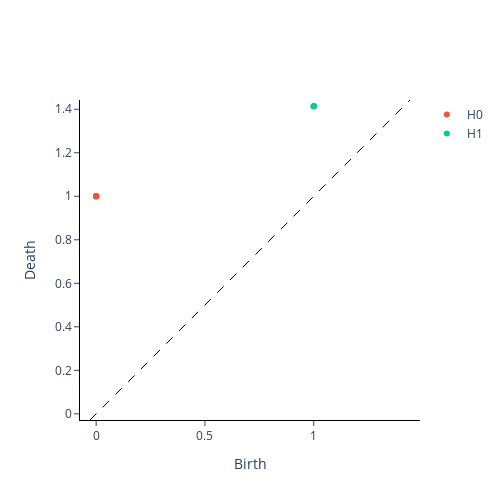
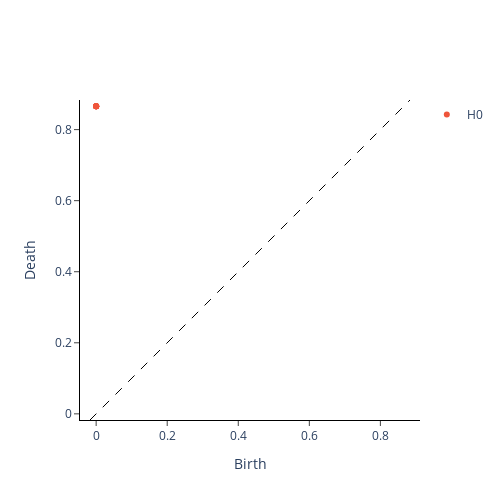
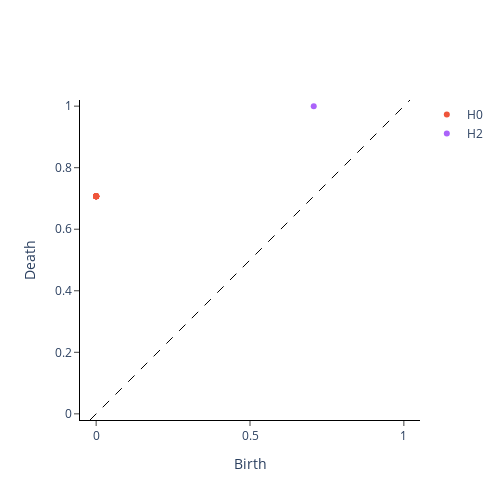
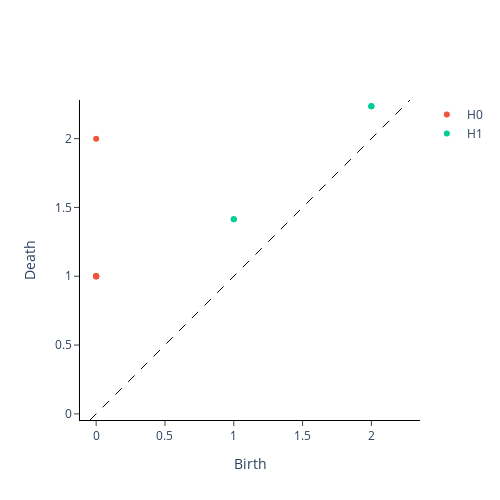

Notebook code for these charts, in order:
### Code cell
for structure in [simple_cubic, body_centered_cubic, face_centered_cubic, simple_tetragonal, body_centered_tetragonal, simple_orthorhombic, body_centered_orothorhombic, base_centered_orthorhombic, face_centered_orthorhombic, simple_monoclinic, base_centered_monoclinic, triclinic, hexagonal, rhombohedral]:
    coords, diagrams_basic = persistence_diagrams(structure)
    figure = plot_diagram(diagrams_basic[0])
    figure.show()

### Figure 1 — Plotly figure (JSON) as saved in the notebook; plotly's stock layout.template omitted (floating-point values rounded to 4 significant figures)
{"data": [{"hoverinfo": "none", "line": {"color": "black", "dash": "dash", "width": 1}, "mode": "lines", "showlegend": false, "type": "scatter", "x": [-0.02828, 1.442], "y": [-0.02828, 1.442]}, {"hoverinfo": "text", "hovertext": ["(0.0, 1.0), multiplicity: 7", "(0.0, 1.0), multiplicity: 7", "(0.0, 1.0), multiplicity: 7", "(0.0, 1.0), multiplicity: 7", "(0.0, 1.0), multiplicity: 7", "(0.0, 1.0), multiplicity: 7", "(0.0, 1.0), multiplicity: 7"], "mode": "markers+text", "name": "H0", "textposition": "top center", "type": "scatter", "x": [0, 0, 0, 0, 0, 0, 0], "y": [1, 1, 1, 1, 1, 1, 1]}, {"hoverinfo": "text", "hovertext": ["(1.0, 1.4142135381698608), multiplicity: 5", "(1.0, 1.4142135381698608), multiplicity: 5", "(1.0, 1.4142135381698608), multiplicity: 5", "(1.0, 1.4142135381698608), multiplicity: 5", "(1.0, 1.4142135381698608), multiplicity: 5"], "mode": "markers+text", "name": "H1", "textposition": "top center", "type": "scatter", "x": [1, 1, 1, 1, 1], "y": [1.414, 1.414, 1.414, 1.414, 1.414]}, {"hoverinfo": "text", "hovertext": [], "mode": "markers+text", "name": "H2", "textposition": "top center", "type": "scatter", "x": [], "y": []}], "layout": {"height": 500, "plot_bgcolor": "white", "width": 500, "xaxis": {"autorange": false, "exponentformat": "e", "linecolor": "black", "linewidth": 1, "mirror": false, "range": [-0.02828, 1.442], "showexponent": "all", "showline": true, "side": "bottom", "ticks": "outside", "title": {"text": "Birth"}, "type": "linear", "zeroline": true}, "yaxis": {"autorange": false, "exponentformat": "e", "linecolor": "black", "linewidth": 1, "mirror": false, "range": [-0.02828, 1.442], "scaleanchor": "x", "scaleratio": 1, "showexponent": "all", "showline": true, "side": "left", "ticks": "outside", "title": {"text": "Death"}, "type": "linear", "zeroline": true}}}

### Figure 2 — Plotly figure (JSON) as saved in the notebook; plotly's stock layout.template omitted (floating-point values rounded to 4 significant figures)
{"data": [{"hoverinfo": "none", "line": {"color": "black", "dash": "dash", "width": 1}, "mode": "lines", "showlegend": false, "type": "scatter", "x": [-0.01732, 0.8833], "y": [-0.01732, 0.8833]}, {"hoverinfo": "text", "hovertext": ["(0.0, 0.8660253882408142), multiplicity: 8", "(0.0, 0.8660253882408142), multiplicity: 8", "(0.0, 0.8660253882408142), multiplicity: 8", "(0.0, 0.8660253882408142), multiplicity: 8", "(0.0, 0.8660253882408142), multiplicity: 8", "(0.0, 0.8660253882408142), multiplicity: 8", "(0.0, 0.8660253882408142), multiplicity: 8", "(0.0, 0.8660253882408142), multiplicity: 8"], "mode": "markers+text", "name": "H0", "textposition": "top center", "type": "scatter", "x": [0, 0, 0, 0, 0, 0, 0, 0], "y": [0.866, 0.866, 0.866, 0.866, 0.866, 0.866, 0.866, 0.866]}, {"hoverinfo": "text", "hovertext": [], "mode": "markers+text", "name": "H1", "textposition": "top center", "type": "scatter", "x": [], "y": []}, {"hoverinfo": "text", "hovertext": [], "mode": "markers+text", "name": "H2", "textposition": "top center", "type": "scatter", "x": [], "y": []}], "layout": {"height": 500, "plot_bgcolor": "white", "width": 500, "xaxis": {"autorange": false, "exponentformat": "e", "linecolor": "black", "linewidth": 1, "mirror": false, "range": [-0.01732, 0.8833], "showexponent": "all", "showline": true, "side": "bottom", "ticks": "outside", "title": {"text": "Birth"}, "type": "linear", "zeroline": true}, "yaxis": {"autorange": false, "exponentformat": "e", "linecolor": "black", "linewidth": 1, "mirror": false, "range": [-0.01732, 0.8833], "scaleanchor": "x", "scaleratio": 1, "showexponent": "all", "showline": true, "side": "left", "ticks": "outside", "title": {"text": "Death"}, "type": "linear", "zeroline": true}}}

### Figure 3 — Plotly figure (JSON) as saved in the notebook; plotly's stock layout.template omitted (floating-point values rounded to 4 significant figures)
{"data": [{"hoverinfo": "none", "line": {"color": "black", "dash": "dash", "width": 1}, "mode": "lines", "showlegend": false, "type": "scatter", "x": [-0.02, 1.02], "y": [-0.02, 1.02]}, {"hoverinfo": "text", "hovertext": ["(0.0, 0.7071067690849304), multiplicity: 13", "(0.0, 0.7071067690849304), multiplicity: 13", "(0.0, 0.7071067690849304), multiplicity: 13", "(0.0, 0.7071067690849304), multiplicity: 13", "(0.0, 0.7071067690849304), multiplicity: 13", "(0.0, 0.7071067690849304), multiplicity: 13", "(0.0, 0.7071067690849304), multiplicity: 13", "(0.0, 0.7071067690849304), multiplicity: 13", "(0.0, 0.7071067690849304), multiplicity: 13", "(0.0, 0.7071067690849304), multiplicity: 13", "(0.0, 0.7071067690849304), multiplicity: 13", "(0.0, 0.7071067690849304), multiplicity: 13", "(0.0, 0.7071067690849304), multiplicity: 13"], "mode": "markers+text", "name": "H0", "textposition": "top center", "type": "scatter", "x": [0, 0, 0, 0, 0, 0, 0, 0, 0, 0, 0, 0, 0], "y": [0.7071, 0.7071, 0.7071, 0.7071, 0.7071, 0.7071, 0.7071, 0.7071, 0.7071, 0.7071, 0.7071, 0.7071, 0.7071]}, {"hoverinfo": "text", "hovertext": [], "mode": "markers+text", "name": "H1", "textposition": "top center", "type": "scatter", "x": [], "y": []}, {"hoverinfo": "text", "hovertext": ["(0.7071067690849304, 1.0)"], "mode": "markers+text", "name": "H2", "textposition": "top center", "type": "scatter", "x": [0.7071], "y": [1]}], "layout": {"height": 500, "plot_bgcolor": "white", "width": 500, "xaxis": {"autorange": false, "exponentformat": "e", "linecolor": "black", "linewidth": 1, "mirror": false, "range": [-0.02, 1.02], "showexponent": "all", "showline": true, "side": "bottom", "ticks": "outside", "title": {"text": "Birth"}, "type": "linear", "zeroline": true}, "yaxis": {"autorange": false, "exponentformat": "e", "linecolor": "black", "linewidth": 1, "mirror": false, "range": [-0.02, 1.02], "scaleanchor": "x", "scaleratio": 1, "showexponent": "all", "showline": true, "side": "left", "ticks": "outside", "title": {"text": "Death"}, "type": "linear", "zeroline": true}}}

### Figure 4 — Plotly figure (JSON) as saved in the notebook; plotly's stock layout.template omitted (floating-point values rounded to 4 significant figures)
{"data": [{"hoverinfo": "none", "line": {"color": "black", "dash": "dash", "width": 1}, "mode": "lines", "showlegend": false, "type": "scatter", "x": [-0.04472, 2.281], "y": [-0.04472, 2.281]}, {"hoverinfo": "text", "hovertext": ["(0.0, 1.0), multiplicity: 6", "(0.0, 1.0), multiplicity: 6", "(0.0, 1.0), multiplicity: 6", "(0.0, 1.0), multiplicity: 6", "(0.0, 1.0), multiplicity: 6", "(0.0, 1.0), multiplicity: 6", "(0.0, 2.0)"], "mode": "markers+text", "name": "H0", "textposition": "top center", "type": "scatter", "x": [0, 0, 0, 0, 0, 0, 0], "y": [1, 1, 1, 1, 1, 1, 2]}, {"hoverinfo": "text", "hovertext": ["(2.0, 2.2360680103302), multiplicity: 3", "(2.0, 2.2360680103302), multiplicity: 3", "(2.0, 2.2360680103302), multiplicity: 3", "(1.0, 1.4142135381698608), multiplicity: 2", "(1.0, 1.4142135381698608), multiplicity: 2"], "mode": "markers+text", "name": "H1", "textposition": "top center", "type": "scatter", "x": [2, 2, 2, 1, 1], "y": [2.236, 2.236, 2.236, 1.414, 1.414]}, {"hoverinfo": "text", "hovertext": [], "mode": "markers+text", "name": "H2", "textposition": "top center", "type": "scatter", "x": [], "y": []}], "layout": {"height": 500, "plot_bgcolor": "white", "width": 500, "xaxis": {"autorange": false, "exponentformat": "e", "linecolor": "black", "linewidth": 1, "mirror": false, "range": [-0.04472, 2.281], "showexponent": "all", "showline": true, "side": "bottom", "ticks": "outside", "title": {"text": "Birth"}, "type": "linear", "zeroline": true}, "yaxis": {"autorange": false, "exponentformat": "e", "linecolor": "black", "linewidth": 1, "mirror": false, "range": [-0.04472, 2.281], "scaleanchor": "x", "scaleratio": 1, "showexponent": "all", "showline": true, "side": "left", "ticks": "outside", "title": {"text": "Death"}, "type": "linear", "zeroline": true}}}
